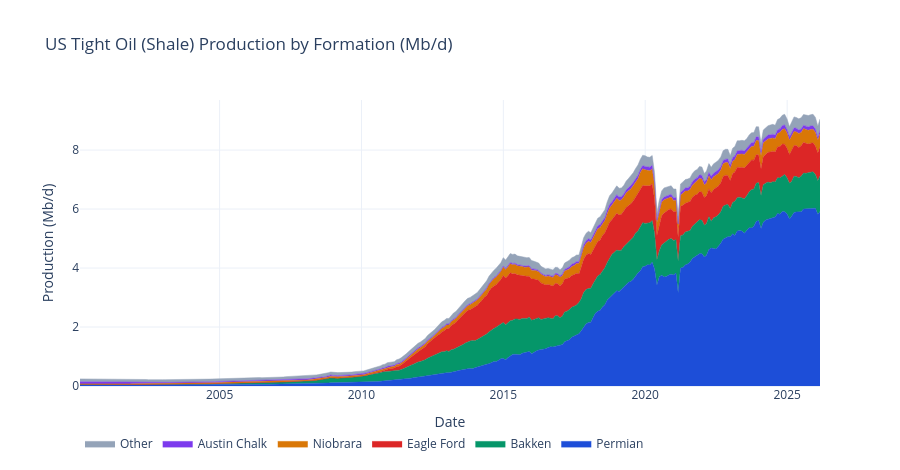

Here is the notebook cell this chart was saved with:
### Markdown cell above
## 2. The Shale Formations — Permian, Bakken, Eagle Ford

### Code cell
# Stacked area chart of shale production by formation
formations = [
    ('tight_permian',    'Permian',      '#1D4ED8'),
    ('tight_bakken',     'Bakken',       '#059669'),
    ('tight_eagle_ford', 'Eagle Ford',   '#DC2626'),
    ('tight_niobrara',   'Niobrara',     '#D97706'),
    ('tight_austin_chalk','Austin Chalk', '#7C3AED'),
    ('tight_other',      'Other',        '#94A3B8'),
]

fig = go.Figure()
for col, name, color in formations:
    data = tight[col].dropna()
    fig.add_trace(go.Scatter(
        x=data.index, y=data,
        mode='lines', name=name,
        stackgroup='one',
        line=dict(color=color, width=0.5),
        fillcolor=color.replace('#','rgba(').replace('1D4ED8','29,78,216,0.7)') if False else color
    ))

fig.update_layout(
    title='US Tight Oil (Shale) Production by Formation (Mb/d)',
    xaxis_title='Date', yaxis_title='Production (Mb/d)',
    template='plotly_white', height=470, hovermode='x unified',
    legend=dict(orientation='h', y=-0.15)
)
fig.show()

### Figure 1 — Plotly figure (JSON) as saved in the notebook; plotly's stock layout.template omitted (floating-point values rounded to 4 significant figures; data arrays with more than 128 entries replaced by an {"elided": "..."} marker saying what was removed)
{"data": [{"fillcolor": "#1D4ED8", "line": {"color": "#1D4ED8", "width": 0.5}, "mode": "lines", "name": "Permian", "stackgroup": "one", "type": "scatter", "x": {"elided": "314 str values"}, "y": {"elided": "314 float values"}}, {"fillcolor": "#059669", "line": {"color": "#059669", "width": 0.5}, "mode": "lines", "name": "Bakken", "stackgroup": "one", "type": "scatter", "x": {"elided": "314 str values"}, "y": {"elided": "314 float values"}}, {"fillcolor": "#DC2626", "line": {"color": "#DC2626", "width": 0.5}, "mode": "lines", "name": "Eagle Ford", "stackgroup": "one", "type": "scatter", "x": {"elided": "314 str values"}, "y": {"elided": "314 float values"}}, {"fillcolor": "#D97706", "line": {"color": "#D97706", "width": 0.5}, "mode": "lines", "name": "Niobrara", "stackgroup": "one", "type": "scatter", "x": {"elided": "314 str values"}, "y": {"elided": "314 float values"}}, {"fillcolor": "#7C3AED", "line": {"color": "#7C3AED", "width": 0.5}, "mode": "lines", "name": "Austin Chalk", "stackgroup": "one", "type": "scatter", "x": {"elided": "314 str values"}, "y": {"elided": "314 float values"}}, {"fillcolor": "#94A3B8", "line": {"color": "#94A3B8", "width": 0.5}, "mode": "lines", "name": "Other", "stackgroup": "one", "type": "scatter", "x": {"elided": "314 str values"}, "y": {"elided": "314 float values"}}], "layout": {"height": 470, "hovermode": "x unified", "legend": {"orientation": "h", "y": -0.15}, "title": {"text": "US Tight Oil (Shale) Production by Formation (Mb/d)"}, "xaxis": {"title": {"text": "Date"}}, "yaxis": {"title": {"text": "Production (Mb/d)"}}}}
